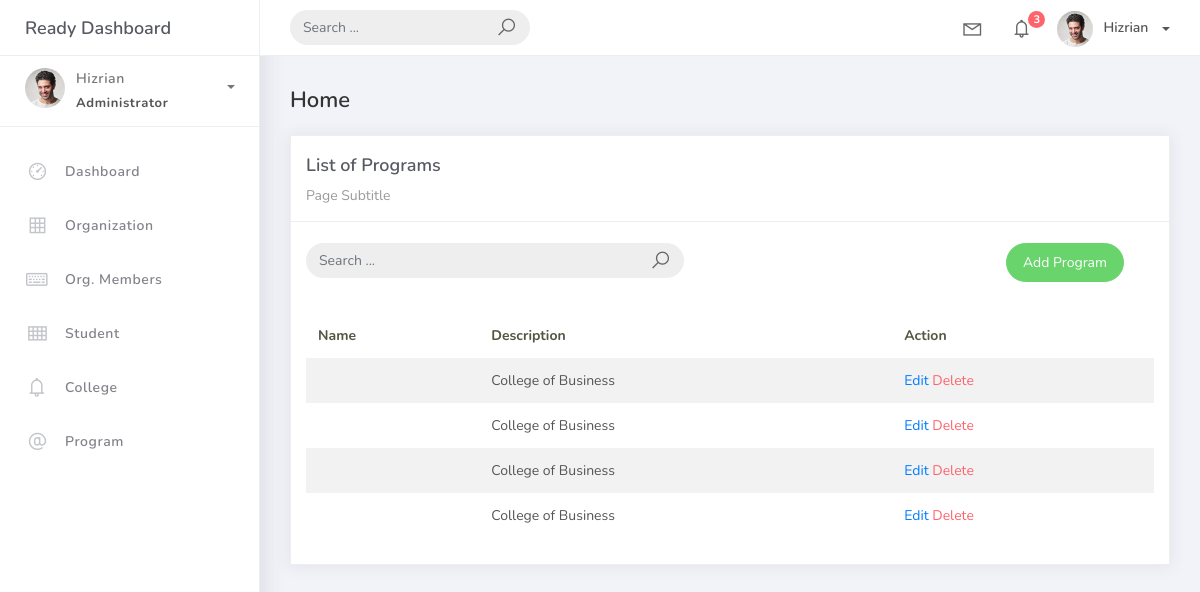
Screenshot of /programs/ with the database file from the repository.
### projectsite/models.py (models this page shows, shortened)
class BaseModel(models.Model):
    created_at = models.DateTimeField(auto_now_add=True, db_index=True)
    updated_at = models.DateTimeField(auto_now=True)
    class Meta:
        abstract = True

class Program(BaseModel):
    program_name = models.CharField(max_length=150)
    college = models.ForeignKey(College, on_delete=models.CASCADE)

class College(BaseModel):
    college_name = models.CharField(max_length=150)
    def __str__(self):
        return self.college_name

### projectsite/views.py (the view)
# urls.py: path('programs/', views.ProgramListView.as_view(), name='program-list'),
class ProgramListView(ListView):
    model = Program
    template_name = 'program_list.html'
    context_object_name = 'programs'
    paginate_by = 10

### templates/program_list.html (shortened to what this page needs)
{% extends 'base.html' %} {% load static %} {% block content %}
<div class="content">
<div class="container-fluid">
<h4 class="page-title">Home</h4>
<div class="row">
    <div class="col-md-12">
    <div class="card">
        <div class="card-header">
        <div class="card-title">List of Programs</div>
        <div class="card-category">Page Subtitle</div>
        </div>
        <br />
        <div class="col-md-12 row">
        <div class="col-md-6">
            <form
            class="navbar-left navbar-form nav-search mr-md-3" action="{% url 'program-list' %}">
            <div class="input-group">
                <input
                type="text" placeholder="Search ... " class="form-control" name="q"/>
                <div class="input-group-append">
                <span class="input-group-text">
                    <i class="la la-search search-icon"></i>
                </span>
                </div>
            </div>
            </form>
        </div>
        <div class="col-md-6">
            <div class="pull-right">
            <a
                href="{% url 'program-add' %}" class="btn btn-success btn-rounded" >Add Program</a>
            </div>
        </div>
        </div>
        <div class="card-body">
        <table class="table table-striped mt-3">
            <thead>
            <tr>
                <th scope="col">Name</th>
                <th scope="col">Description</th>
                <th scope="col">Action</th>
            </tr>
            </thead>
            <tbody>
            {% for object in object_list %}
            <tr>
                <td>{{ object.prog_name }}</td>
                <td>{{ object.college }}</td>
                <td>
                <a href="program_list/{{ object.id }}">Edit</a>
                <a href="program_list/{{ object.id }}/delete" class="text-danger">Delete</a></td>
            </tr>
            {% endfor %}
            </tbody>
        </table>
        </div>
    </div>
    </div>
</div>
</div>
</div>
{% endblock %}

### rows the page displays
Program: college "College of Business"
Program: college "College of Business"
Program: college "College of Business"
Program: college "College of Business"
